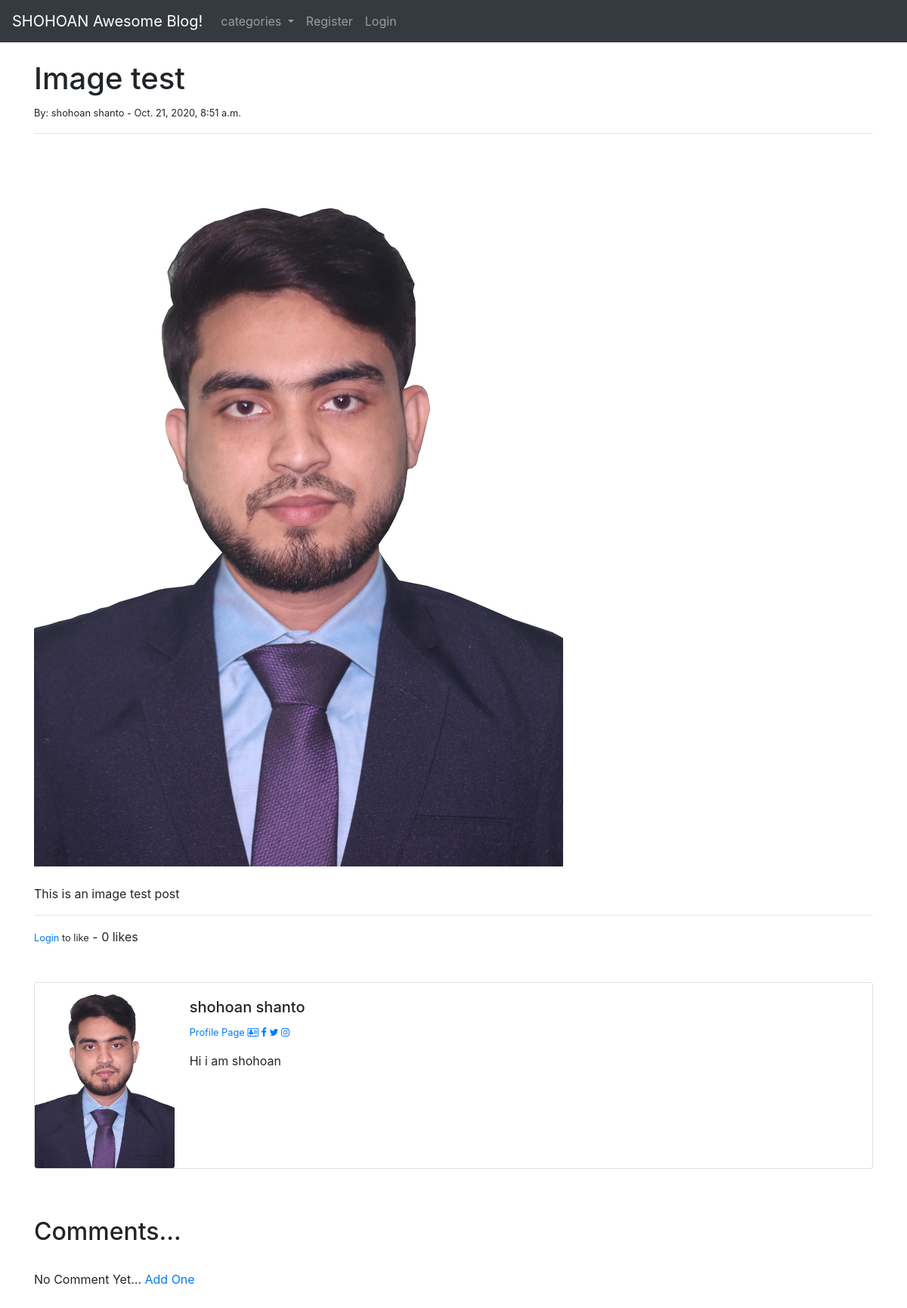
Screenshot of /article/17 with the database file from the repository.
### blogapp/models.py (models this page shows, shortened)
class Post(models.Model):
    title = models.CharField(max_length=255)
    header_image = models.ImageField(null=True,blank=True, upload_to="images/")
    title_tag = models.CharField(max_length=255)
    author = models.ForeignKey(User, on_delete=models.CASCADE)
    body = RichTextField(blank=True, null=True)
    post_date = models.DateTimeField(default= timezone.now)
    category = models.CharField(max_length=255,default='coding')
    snippet = models.CharField(max_length=255)
    likes = models.ManyToManyField(User,related_name='blog_post')
    def total_likes(self):
        return self.likes.count()

class Profile(models.Model):
    user = models.OneToOneField(User, null=True,on_delete=models.CASCADE)
    bio = models.TextField()
    profile_pic = models.ImageField(null=True,blank=True, upload_to="images/profile/")
    website_url = models.CharField(max_length=255,null=True,blank=True)
    facebook_url = models.CharField(max_length=255,null=True,blank=True)
    twitter_url = models.CharField(max_length=255,null=True,blank=True)
    instagram_url = models.CharField(max_length=255,null=True,blank=True)
    pinterest_url = models.CharField(max_length=255,null=True,blank=True)

### blogapp/views.py (the view)
# urls.py: path('article/<int:pk>', ArticleDetailView.as_view(), name='article-detail'),
class ArticleDetailView(DetailView):
    model = Post
    template_name = 'article_details.html'
    def get_context_data(self, *args, **kwargs):
        cat_menu = Category.objects.all()
        context = super(ArticleDetailView, self).get_context_data( *args, **kwargs)
        stuff = get_object_or_404(Post,id=self.kwargs['pk'])
        total_likes = stuff.total_likes()
        liked = False
        if stuff.likes.filter(id=self.request.user.id).exists():
           liked = True
        context["cat_menu"] = cat_menu
        context["total_likes"] = total_likes
        context["liked"] = liked
        return context

### blogapp/models.py (called while the page is built)
    def __str__(self):
        return self.name

### blogapp/templates/article_details.html (shortened to what this page needs)
{% extends 'base.html' %}
{% load static %}
{% block content %}
    <h1>{{ post.title   }}</h1>
<small>By:
    {{ post.author.first_name }}
    {{ post.author.last_name }} -
    {{ post.post_date }}
</small> <br/>
<hr>
<br/>
 {% if post.header_image %}
      <img src="{{ post.header_image.url }}">
 {% endif %}
    <br/><br/>
{{ post.body |safe}}
    <hr>
    <form action="{% url 'like_post' post.pk %}"
     method="POST">
     {% if user.is_authenticated %}
        {% if liked %}
            <button type="submit" name="post_id" value ="{{ post.id }}" class="btn btn-info" >Like</button>
        {% else %}
            <button type="submit" name="post_id" value ="{{ post.id }}" class="btn btn-primarybtn-sm">Like</button>
       {% endif %}
        {% else %}
        <small> <a href="{% url 'login' %}">Login</a> to like</small>
     {% endif %}
            - {{total_likes}} likes
    </form>
<br/><br/>
        <div class="card mb-3">
          <div class="row no-gutters">
            <div class="col-md-2">
              {% if post.author.profile.profile_pic %}
                  <img src="{{ post.author.profile.profile_pic.url }}" class="card-img" >
              {% else %}
                   <img src="{% static 'theblog/images/default.jpg' %}" class="card-img" >
              {% endif %}
            </div>
        <div class="col-md-10">
          <div class="card-body">
            <h5 class="card-title">
                {{ post.author.first_name }}
                {{ post.author.last_name }}
            </h5>
<p class="small text-muted">
        <a href="{% url 'show_profile_page' post.author.profile.id%}">
            Profile Page
        </a>
        {% if post.author.profile.website_url %}
                <a  target="_blank" href="{{post.author.profile.website_url }} "> <i class="fa fa-address-card-o"></i></a>
        {% endif %}
        {% if post.author.profile.facebook_url %}
                <a  target="_blank" href="{{ post.author.profile.facebook_url }} "> <i class="fa fa-facebook-f"></i> </a>
        {% endif %}
          {% if post.author.profile.twitter_url %}
                <a target="_blank" href="{{ post.author.profile.twitter_url }}">   <i class="fa fa-twitter"></i></a>
        {% endif %}
          {% if post.author.profile.instagram_url %}
                <a target="_blank" href="{{ post.author.profile.instagram_url }}">   <i class="fa fa-instagram"></i> </a>
           {% endif %}
</p>
    <p class="card-text">
        {{ post.author.profile.bio }}
    </p>
    </div>
  </div>
</div>
</div>
    <br/><br/>
<h2>Comments...</h2>
<br/>
{% if not post.comments.all %}
    No Comment Yet...<a href="{% url 'add_comment' post.pk %}">
    Add One</a>
{% endif %}
<br/>
<br/><br/>
{% endblock %}

### rows the page displays
Post: title "Image test", author.first_name "shohoan", author.last_name "shanto", post_date "Oct. 21, 2020, 8:51 a.m.", header_image (picture), body "This is an image test post", author.profile.profile_pic (picture), author.profile.bio "Hi i am shohoan"

### other values shown
{{ total_likes }} "0"
